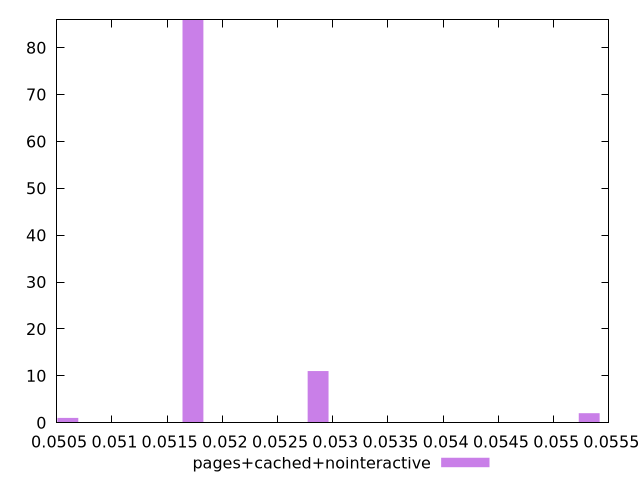

Write the gnuplot code that produced this figure.
$_pagesCachedNointeractive <<EOF
0.05173442256937992 86
0.05286729313659262 11
0.05532184603222013 2
0.05060155200216722 1
EOF
set key outside below
set terminal pngcairo
set output "report_00006_2020-11-02T20-21-41.718Z/unused-javascript/pages+cached+nointeractive//hist.png"
set yrange [0:86]
set boxwidth 0.0001888117612021165
set style fill transparent solid 0.5 noborder
plot $_pagesCachedNointeractive title "pages+cached+nointeractive" with boxes ,
